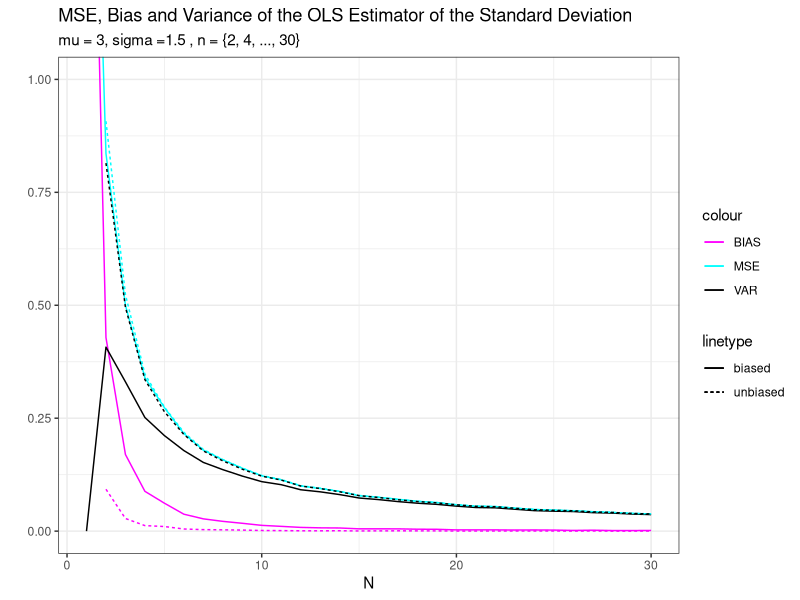

Write the R code that produced this figure.
# Anastasiia Gordienko, Patrick Poepperling
# 03.11.2019
library(ggplot2)

#Set fixed values
mu <- 3
sigma <- 1.5
N <- seq(1, 30, by=1)
R <- 7000


#Setup empty marixes and vectors
s <- matrix(NA, nrow = R, ncol = length(N))
s_2 <- matrix(nrow = R, ncol = length(N))

mse <- integer(length(N))
bias <- integer(length(N))
var <- integer(length(N))
mse_2 <- integer(length(N))
bias_2 <- integer(length(N))
var_2 <- integer(length(N))

#fill both s matrixes with s_2 being the unbiased estimator.
for (r in 1:R){
  ind = 1
  for (n in 1:length(N)){
    x <- rnorm(n, mu, sigma)
    
    s[r, ind] <- sqrt(1/n * sum((x-mean(x))^2))
    
    s_2[r, ind] <- sqrt(1/(n-1) * sum((x-mean(x))^2))
    
    ind = ind+1
  }
}


# Calculate the values that we want to plot. 
for (n in 1:length(N)){
  mse[n] = 1/R * sum((s[, n] - sigma)^2)
  bias[n] = ((1/R * sum(s[,n]))-sigma)^2
  var[n] = 1/R * sum((s[,n] - (1/R * sum(s[,n])))^2)
  mse_2[n] = 1/R * sum((s_2[, n] - sigma)^2)
  bias_2[n] = ((1/R * sum(s_2[,n]))-sigma)^2
  var_2[n] = 1/R * sum((s_2[,n] - (1/R * sum(s_2[,n])))^2)
}



#Put those values together into a dataset to plot.
data <- data.frame("mse"=mse, "bias"=bias, "var"=var, "mse_2"=mse_2, "bias_2"=bias_2, "var_2"=var_2)

#Plot
ggplot(data=data, aes(x=N)) +
  ggtitle("MSE, Bias and Variance of the OLS Estimator of the Standard Deviation", 
          subtitle = "mu = 3, sigma =1.5 , n = {2, 4, ..., 30}")+
  geom_line(aes(y=data$mse , colour="MSE", linetype="biased")) +
  geom_line(aes(y=data$bias, colour="BIAS", linetype="biased")) +
  geom_line(aes(y=data$var, colour="VAR", linetype="biased")) + 
  geom_line(aes(y=data$mse_2, colour="MSE", linetype="unbiased")) + 
  geom_line(aes(y=data$bias_2, colour="BIAS", linetype="unbiased")) + 
  geom_line(aes(y=data$var_2, colour="VAR", linetype="unbiased")) + 
  scale_colour_manual(values = c("magenta", "cyan", "black"))+
  xlab("N") +
  ylab("")+
  coord_cartesian(ylim=c(0, 1)) +
  theme_bw() 
  